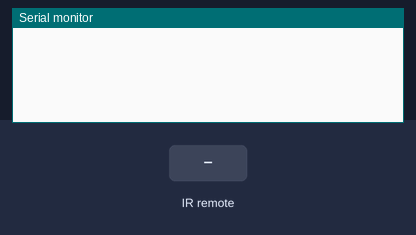
This sketch was run on a simulated Arduino Uno, built with avr-gcc and run on an emulated ATmega328P. Parts: the last lines printed to the serial monitor. The inputs (shaded band) are chosen by the test bench.

Above: at 1.2 s.
1.3 s: infrared code 0xFFA25D received
At 2.3 s:
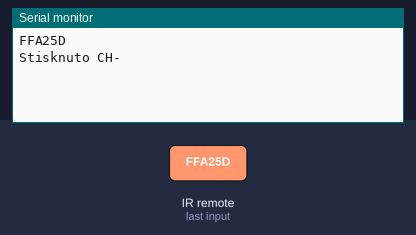
2.8 s: infrared code 0xFF629D received
At 3.4 s:
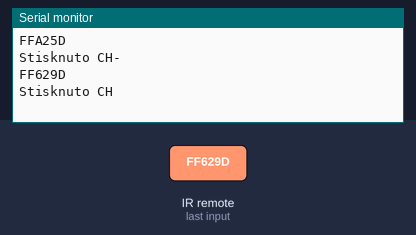
4.3 s: infrared code 0xFFE21D received
At 5.5 s:
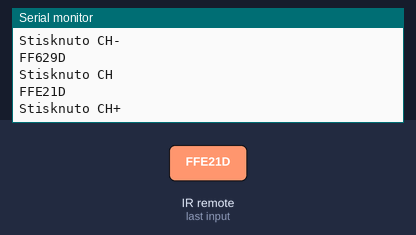
5.8 s: infrared code 0xFF22DD received
At 6.9 s:
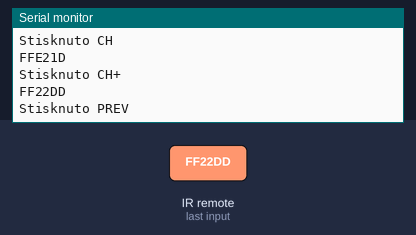
7.3 s: infrared code 0xFF02FD received
At 8.0 s:
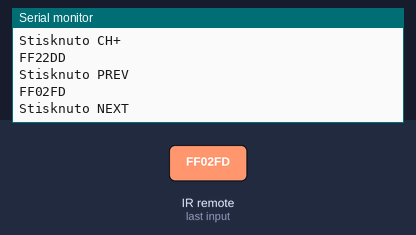
8.8 s: infrared code 0xFFC23D received
At 9.2 s:
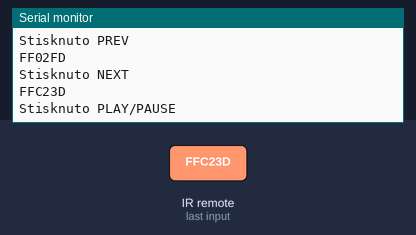

The sketch:

ovladac.ino
```cpp
// Dálkové ovládání infračervené s HX1838

// připojení knihovny
#include"IRremote2.h"

// nastavení čísla pinu pro propojení s Arduinem
#define pinIN 6

// vytvoření instance dalkoveOvl z knihovny IRremote2
// a proměnné vysledek pro ukládání výsledků
IRrecv dalkoveOvl(pinIN);
decode_results vysledek;

void setup() {
  // komunikace přes sériovou linku rychlostí 9600 baud
  Serial.begin(9600);
  // start komunikace s IR přijímačem
  dalkoveOvl.enableIRIn();
}

void loop() {
  // v if podmínce je volána funkce decode
  // pro načtení dat z přijímače - pokud přišel
  // signál, provede se obsah if podmínky
  if (dalkoveOvl.decode(&vysledek)) {
    // pro zkoušení nového ovladače stačí odkomentovat
    // následující řádek a číst data po sériové lince
     Serial.println(vysledek.value, HEX);

    // volání podprogramu detekceKlaves pro
    // zjištění názvu klávesy
    detekceKlaves();
    // pokračování v detekci nových stisků
    dalkoveOvl.resume();
  }
}
// podprogram s překladem syrových hodnot na
// jednotlivá tlačítka
void detekceKlaves() {
  switch(vysledek.value) {
    // u každé stisknuté klávesy se vždy vypíše
    // její název po sériové lince
    case 0xFFA25D:
      Serial.println("Stisknuto CH-");
      break;
    case 0xFF629D:
      Serial.println("Stisknuto CH");
      break;
    case 0xFFE21D:
      Serial.println("Stisknuto CH+");
      break;
    case 0xFF22DD:
      Serial.println("Stisknuto PREV");
      break;
    case 0xFF02FD:
      Serial.println("Stisknuto NEXT");
      break;
    case 0xFFC23D:
      Serial.println("Stisknuto PLAY/PAUSE");
      break;
    case 0xFFE01F:
      Serial.println("Stisknuto VOL-");
      break;
    case 0xFFA857:
      Serial.println("Stisknuto VOL+");
      break;
    case 0xFF906F:
      Serial.println("Stisknuto EQ");
      break;
    case 0xFF6897:
      Serial.println("Stisknuto 0");
      break;
    case 0xFF9867:
      Serial.println("Stisknuto 100+");
      break;
    case 0xFFB04F:
      Serial.println("Stisknuto 200+");
      break;
    case 0xFF30CF:
      Serial.println("Stisknuto 1");
      break;
    case 0xFF18E7:
      Serial.println("Stisknuto 2");
      break;
    case 0xFF7A85:
      Serial.println("Stisknuto 3");
      break;
    case 0xFF10EF:
      Serial.println("Stisknuto 4");
      break;
    case 0xFF38C7:
      Serial.println("Stisknuto 5");
      break;
    case 0xFF5AA5:
      Serial.println("Stisknuto 6");
      break;
    case 0xFF42BD:
      Serial.println("Stisknuto 7");
      break;
    case 0xFF4AB5:
      Serial.println("Stisknuto 8");
      break;
    case 0xFF52AD:
      Serial.println("Stisknuto 9");
      break;
    default:
      Serial.println("Stisknuta jina klavesa");
  }
  // pauza pro přehlednější výpis
  delay(500);
}
```

Measured:
- after the input at 1.3 s, the serial monitor: prints a new line at once (image 1)
- after the input at 2.8 s, the serial monitor: prints a new line at once (image 2)
- after the input at 4.3 s, the serial monitor: prints a new line at once (image 3)
- after the input at 5.8 s, the serial monitor: prints a new line at once (image 4)
- after the input at 7.3 s, the serial monitor: prints a new line at once (image 5)
- after the input at 8.8 s, the serial monitor: prints a new line at once (image 6)
